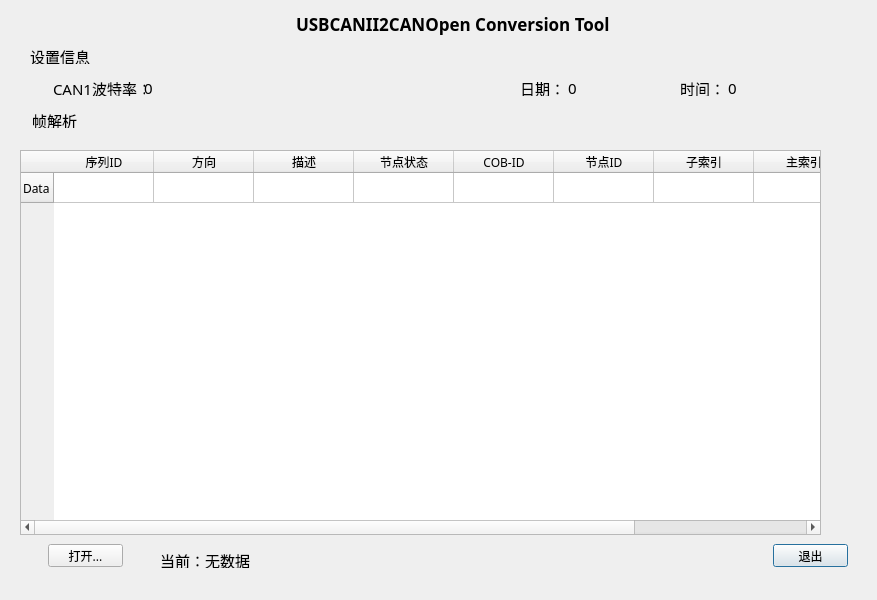
<?xml version="1.0" encoding="UTF-8"?>
<ui version="4.0">
 <class>usb2CanDataAnalTool</class>
 <widget class="QDialog" name="usb2CanDataAnalTool">
  <property name="geometry">
   <rect>
    <x>0</x>
    <y>0</y>
    <width>877</width>
    <height>600</height>
   </rect>
  </property>
  <property name="font">
   <font>
    <family>宋体</family>
   </font>
  </property>
  <property name="windowTitle">
   <string>mainlog</string>
  </property>
  <property name="layoutDirection">
   <enum>Qt::RightToLeft</enum>
  </property>
  <property name="autoFillBackground">
   <bool>false</bool>
  </property>
  <widget class="QPushButton" name="Click_me">
   <property name="geometry">
    <rect>
     <x>773</x>
     <y>544</y>
     <width>75</width>
     <height>23</height>
    </rect>
   </property>
   <property name="text">
    <string>退出</string>
   </property>
  </widget>
  <widget class="QLabel" name="label">
   <property name="geometry">
    <rect>
     <x>296</x>
     <y>8</y>
     <width>321</width>
     <height>31</height>
    </rect>
   </property>
   <property name="font">
    <font>
     <family>宋体</family>
     <pointsize>13</pointsize>
     <weight>75</weight>
     <bold>true</bold>
    </font>
   </property>
   <property name="frameShape">
    <enum>QFrame::NoFrame</enum>
   </property>
   <property name="lineWidth">
    <number>2</number>
   </property>
   <property name="midLineWidth">
    <number>1</number>
   </property>
   <property name="text">
    <string>USBCANII2CANOpen Conversion Tool</string>
   </property>
   <property name="textFormat">
    <enum>Qt::AutoText</enum>
   </property>
   <property name="openExternalLinks">
    <bool>false</bool>
   </property>
  </widget>
  <widget class="QPushButton" name="pushButton">
   <property name="geometry">
    <rect>
     <x>48</x>
     <y>544</y>
     <width>75</width>
     <height>23</height>
    </rect>
   </property>
   <property name="text">
    <string>打开...</string>
   </property>
  </widget>
  <widget class="QLabel" name="label_2">
   <property name="geometry">
    <rect>
     <x>53</x>
     <y>80</y>
     <width>92</width>
     <height>16</height>
    </rect>
   </property>
   <property name="font">
    <font>
     <family>宋体</family>
     <pointsize>11</pointsize>
    </font>
   </property>
   <property name="text">
    <string>CAN1波特率：</string>
   </property>
  </widget>
  <widget class="QLabel" name="label_3">
   <property name="geometry">
    <rect>
     <x>520</x>
     <y>80</y>
     <width>45</width>
     <height>16</height>
    </rect>
   </property>
   <property name="font">
    <font>
     <family>宋体</family>
     <pointsize>11</pointsize>
    </font>
   </property>
   <property name="layoutDirection">
    <enum>Qt::LeftToRight</enum>
   </property>
   <property name="text">
    <string>日期：</string>
   </property>
   <property name="alignment">
    <set>Qt::AlignRight|Qt::AlignTrailing|Qt::AlignVCenter</set>
   </property>
  </widget>
  <widget class="QLabel" name="label_4">
   <property name="geometry">
    <rect>
     <x>680</x>
     <y>80</y>
     <width>45</width>
     <height>16</height>
    </rect>
   </property>
   <property name="font">
    <font>
     <family>宋体</family>
     <pointsize>11</pointsize>
    </font>
   </property>
   <property name="text">
    <string>时间：</string>
   </property>
   <property name="alignment">
    <set>Qt::AlignRight|Qt::AlignTrailing|Qt::AlignVCenter</set>
   </property>
  </widget>
  <widget class="QLabel" name="label_5">
   <property name="geometry">
    <rect>
     <x>30</x>
     <y>48</y>
     <width>101</width>
     <height>16</height>
    </rect>
   </property>
   <property name="font">
    <font>
     <family>宋体</family>
     <pointsize>11</pointsize>
    </font>
   </property>
   <property name="text">
    <string>设置信息</string>
   </property>
  </widget>
  <widget class="QTableWidget" name="tableWidget_2">
   <property name="geometry">
    <rect>
     <x>20</x>
     <y>150</y>
     <width>801</width>
     <height>385</height>
    </rect>
   </property>
   <property name="layoutDirection">
    <enum>Qt::LeftToRight</enum>
   </property>
   <row>
    <property name="text">
     <string>Data</string>
    </property>
   </row>
   <column>
    <property name="text">
     <string>序列ID</string>
    </property>
    <property name="background">
     <color>
      <red>0</red>
      <green>170</green>
      <blue>255</blue>
     </color>
    </property>
   </column>
   <column>
    <property name="text">
     <string>方向</string>
    </property>
   </column>
   <column>
    <property name="text">
     <string>描述</string>
    </property>
   </column>
   <column>
    <property name="text">
     <string>节点状态</string>
    </property>
   </column>
   <column>
    <property name="text">
     <string>COB-ID</string>
    </property>
   </column>
   <column>
    <property name="text">
     <string>节点ID</string>
    </property>
   </column>
   <column>
    <property name="text">
     <string>子索引</string>
    </property>
   </column>
   <column>
    <property name="text">
     <string>主索引</string>
    </property>
   </column>
   <column>
    <property name="text">
     <string>数据</string>
    </property>
   </column>
  </widget>
  <widget class="QLabel" name="label_7">
   <property name="geometry">
    <rect>
     <x>32</x>
     <y>112</y>
     <width>101</width>
     <height>16</height>
    </rect>
   </property>
   <property name="font">
    <font>
     <family>宋体</family>
     <pointsize>11</pointsize>
    </font>
   </property>
   <property name="text">
    <string>帧解析</string>
   </property>
  </widget>
  <widget class="QLabel" name="labelBaudrateSet">
   <property name="geometry">
    <rect>
     <x>144</x>
     <y>80</y>
     <width>145</width>
     <height>16</height>
    </rect>
   </property>
   <property name="font">
    <font>
     <pointsize>11</pointsize>
    </font>
   </property>
   <property name="text">
    <string>0</string>
   </property>
  </widget>
  <widget class="QLabel" name="labelTimeSet">
   <property name="geometry">
    <rect>
     <x>728</x>
     <y>80</y>
     <width>73</width>
     <height>16</height>
    </rect>
   </property>
   <property name="font">
    <font>
     <pointsize>11</pointsize>
    </font>
   </property>
   <property name="text">
    <string>0</string>
   </property>
  </widget>
  <widget class="QLabel" name="labelDateSet">
   <property name="geometry">
    <rect>
     <x>568</x>
     <y>80</y>
     <width>97</width>
     <height>16</height>
    </rect>
   </property>
   <property name="font">
    <font>
     <pointsize>11</pointsize>
    </font>
   </property>
   <property name="text">
    <string>0</string>
   </property>
  </widget>
  <widget class="QLabel" name="labelFileNameset">
   <property name="geometry">
    <rect>
     <x>160</x>
     <y>552</y>
     <width>97</width>
     <height>16</height>
    </rect>
   </property>
   <property name="font">
    <font>
     <pointsize>11</pointsize>
    </font>
   </property>
   <property name="text">
    <string>当前：无数据</string>
   </property>
  </widget>
  <zorder>tableWidget_2</zorder>
  <zorder>Click_me</zorder>
  <zorder>label</zorder>
  <zorder>pushButton</zorder>
  <zorder>label_2</zorder>
  <zorder>label_3</zorder>
  <zorder>label_4</zorder>
  <zorder>label_5</zorder>
  <zorder>label_7</zorder>
  <zorder>labelBaudrateSet</zorder>
  <zorder>labelTimeSet</zorder>
  <zorder>labelDateSet</zorder>
  <zorder>labelFileNameset</zorder>
 </widget>
 <layoutdefault spacing="5" margin="10"/>
 <tabstops>
  <tabstop>tableWidget_2</tabstop>
  <tabstop>pushButton</tabstop>
  <tabstop>Click_me</tabstop>
 </tabstops>
 <resources/>
 <connections>
  <connection>
   <sender>Click_me</sender>
   <signal>clicked()</signal>
   <receiver>usb2CanDataAnalTool</receiver>
   <slot>close()</slot>
   <hints>
    <hint type="sourcelabel">
     <x>590</x>
     <y>450</y>
    </hint>
    <hint type="destinationlabel">
     <x>203</x>
     <y>149</y>
    </hint>
   </hints>
  </connection>
 </connections>
</ui>
